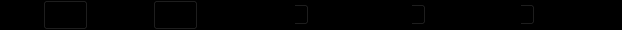
       <widget class="QFrame" name="ctrl1">
        <property name="sizePolicy">
         <sizepolicy hsizetype="Expanding" vsizetype="Maximum">
          <horstretch>0</horstretch>
          <verstretch>0</verstretch>
         </sizepolicy>
        </property>
        <property name="minimumSize">
         <size>
          <width>0</width>
          <height>30</height>
         </size>
        </property>
        <property name="maximumSize">
         <size>
          <width>32767</width>
          <height>30</height>
         </size>
        </property>
        <property name="palette">
         <palette>
          <active>
           <colorrole role="WindowText">
            <brush brushstyle="SolidPattern">
             <color alpha="255">
              <red>0</red>
              <green>0</green>
              <blue>0</blue>
             </color>
            </brush>
           </colorrole>
           <colorrole role="Button">
            <brush brushstyle="SolidPattern">
             <color alpha="255">
              <red>0</red>
              <green>0</green>
              <blue>0</blue>
             </color>
            </brush>
           </colorrole>
           <colorrole role="Light">
            <brush brushstyle="SolidPattern">
             <color alpha="255">
              <red>0</red>
              <green>0</green>
              <blue>0</blue>
             </color>
            </brush>
           </colorrole>
           <colorrole role="Midlight">
            <brush brushstyle="SolidPattern">
             <color alpha="255">
              <red>0</red>
              <green>0</green>
              <blue>0</blue>
             </color>
            </brush>
           </colorrole>
           <colorrole role="Dark">
            <brush brushstyle="SolidPattern">
             <color alpha="255">
              <red>0</red>
              <green>0</green>
              <blue>0</blue>
             </color>
            </brush>
           </colorrole>
           <colorrole role="Mid">
            <brush brushstyle="SolidPattern">
             <color alpha="255">
              <red>0</red>
              <green>0</green>
              <blue>0</blue>
             </color>
            </brush>
           </colorrole>
           <colorrole role="Text">
            <brush brushstyle="SolidPattern">
             <color alpha="255">
              <red>0</red>
              <green>0</green>
              <blue>0</blue>
             </color>
            </brush>
           </colorrole>
           <colorrole role="BrightText">
            <brush brushstyle="SolidPattern">
             <color alpha="255">
              <red>0</red>
              <green>0</green>
              <blue>0</blue>
             </color>
            </brush>
           </colorrole>
           <colorrole role="ButtonText">
            <brush brushstyle="SolidPattern">
             <color alpha="255">
              <red>0</red>
              <green>0</green>
              <blue>0</blue>
             </color>
            </brush>
           </colorrole>
           <colorrole role="Base">
            <brush brushstyle="SolidPattern">
             <color alpha="255">
              <red>0</red>
              <green>0</green>
              <blue>0</blue>
             </color>
            </brush>
           </colorrole>
           <colorrole role="Window">
            <brush brushstyle="SolidPattern">
             <color alpha="255">
              <red>0</red>
              <green>0</green>
              <blue>0</blue>
             </color>
            </brush>
           </colorrole>
           <colorrole role="Shadow">
            <brush brushstyle="SolidPattern">
             <color alpha="255">
              <red>0</red>
              <green>0</green>
              <blue>0</blue>
             </color>
            </brush>
           </colorrole>
           <colorrole role="Highlight">
            <brush brushstyle="SolidPattern">
             <color alpha="255">
              <red>0</red>
              <green>0</green>
              <blue>0</blue>
             </color>
            </brush>
           </colorrole>
           <colorrole role="HighlightedText">
            <brush brushstyle="SolidPattern">
             <color alpha="255">
              <red>0</red>
              <green>0</green>
              <blue>0</blue>
             </color>
            </brush>
           </colorrole>
           <colorrole role="Link">
            <brush brushstyle="SolidPattern">
             <color alpha="255">
              <red>0</red>
              <green>0</green>
              <blue>0</blue>
             </color>
            </brush>
           </colorrole>
           <colorrole role="LinkVisited">
            <brush brushstyle="SolidPattern">
             <color alpha="255">
              <red>0</red>
              <green>0</green>
              <blue>0</blue>
             </color>
            </brush>
           </colorrole>
          </active>
          <inactive>
           <colorrole role="WindowText">
            <brush brushstyle="SolidPattern">
             <color alpha="255">
              <red>0</red>
              <green>0</green>
              <blue>0</blue>
             </color>
            </brush>
           </colorrole>
           <colorrole role="Button">
            <brush brushstyle="SolidPattern">
             <color alpha="255">
              <red>0</red>
              <green>0</green>
              <blue>0</blue>
             </color>
            </brush>
           </colorrole>
           <colorrole role="Light">
            <brush brushstyle="SolidPattern">
             <color alpha="255">
              <red>0</red>
              <green>0</green>
              <blue>0</blue>
             </color>
            </brush>
           </colorrole>
           <colorrole role="Midlight">
            <brush brushstyle="SolidPattern">
             <color alpha="255">
              <red>0</red>
              <green>0</green>
              <blue>0</blue>
             </color>
            </brush>
           </colorrole>
           <colorrole role="Dark">
            <brush brushstyle="SolidPattern">
             <color alpha="255">
              <red>0</red>
              <green>0</green>
              <blue>0</blue>
             </color>
            </brush>
           </colorrole>
           <colorrole role="Mid">
            <brush brushstyle="SolidPattern">
             <color alpha="255">
              <red>0</red>
              <green>0</green>
              <blue>0</blue>
             </color>
            </brush>
           </colorrole>
           <colorrole role="Text">
            <brush brushstyle="SolidPattern">
             <color alpha="255">
              <red>0</red>
              <green>0</green>
              <blue>0</blue>
             </color>
            </brush>
           </colorrole>
           <colorrole role="BrightText">
            <brush brushstyle="SolidPattern">
             <color alpha="255">
              <red>0</red>
              <green>0</green>
              <blue>0</blue>
             </color>
            </brush>
           </colorrole>
           <colorrole role="ButtonText">
            <brush brushstyle="SolidPattern">
             <color alpha="255">
              <red>0</red>
              <green>0</green>
              <blue>0</blue>
             </color>
            </brush>
           </colorrole>
           <colorrole role="Base">
            <brush brushstyle="SolidPattern">
             <color alpha="255">
              <red>0</red>
              <green>0</green>
              <blue>0</blue>
             </color>
            </brush>
           </colorrole>
           <colorrole role="Window">
            <brush brushstyle="SolidPattern">
             <color alpha="255">
              <red>0</red>
              <green>0</green>
              <blue>0</blue>
             </color>
            </brush>
           </colorrole>
           <colorrole role="Shadow">
            <brush brushstyle="SolidPattern">
             <color alpha="255">
              <red>0</red>
              <green>0</green>
              <blue>0</blue>
             </color>
            </brush>
           </colorrole>
           <colorrole role="Highlight">
            <brush brushstyle="SolidPattern">
             <color alpha="255">
              <red>0</red>
              <green>0</green>
              <blue>0</blue>
             </color>
            </brush>
           </colorrole>
           <colorrole role="HighlightedText">
            <brush brushstyle="SolidPattern">
             <color alpha="255">
              <red>0</red>
              <green>0</green>
              <blue>0</blue>
             </color>
            </brush>
           </colorrole>
           <colorrole role="Link">
            <brush brushstyle="SolidPattern">
             <color alpha="255">
              <red>0</red>
              <green>0</green>
              <blue>0</blue>
             </color>
            </brush>
           </colorrole>
           <colorrole role="LinkVisited">
            <brush brushstyle="SolidPattern">
             <color alpha="255">
              <red>0</red>
              <green>0</green>
              <blue>0</blue>
             </color>
            </brush>
           </colorrole>
          </inactive>
          <disabled>
           <colorrole role="WindowText">
            <brush brushstyle="SolidPattern">
             <color alpha="255">
              <red>0</red>
              <green>0</green>
              <blue>0</blue>
             </color>
            </brush>
           </colorrole>
           <colorrole role="Button">
            <brush brushstyle="SolidPattern">
             <color alpha="255">
              <red>0</red>
              <green>0</green>
              <blue>0</blue>
             </color>
            </brush>
           </colorrole>
           <colorrole role="Light">
            <brush brushstyle="SolidPattern">
             <color alpha="255">
              <red>0</red>
              <green>0</green>
              <blue>0</blue>
             </color>
            </brush>
           </colorrole>
           <colorrole role="Midlight">
            <brush brushstyle="SolidPattern">
             <color alpha="255">
              <red>0</red>
              <green>0</green>
              <blue>0</blue>
             </color>
            </brush>
           </colorrole>
           <colorrole role="Dark">
            <brush brushstyle="SolidPattern">
             <color alpha="255">
              <red>0</red>
              <green>0</green>
              <blue>0</blue>
             </color>
            </brush>
           </colorrole>
           <colorrole role="Mid">
            <brush brushstyle="SolidPattern">
             <color alpha="255">
              <red>0</red>
              <green>0</green>
              <blue>0</blue>
             </color>
            </brush>
           </colorrole>
           <colorrole role="Text">
            <brush brushstyle="SolidPattern">
             <color alpha="255">
              <red>0</red>
              <green>0</green>
              <blue>0</blue>
             </color>
            </brush>
           </colorrole>
           <colorrole role="BrightText">
            <brush brushstyle="SolidPattern">
             <color alpha="255">
              <red>0</red>
              <green>0</green>
              <blue>0</blue>
             </color>
            </brush>
           </colorrole>
           <colorrole role="ButtonText">
            <brush brushstyle="SolidPattern">
             <color alpha="255">
              <red>0</red>
              <green>0</green>
              <blue>0</blue>
             </color>
            </brush>
           </colorrole>
           <colorrole role="Base">
            <brush brushstyle="SolidPattern">
             <color alpha="255">
              <red>0</red>
              <green>0</green>
              <blue>0</blue>
             </color>
            </brush>
           </colorrole>
           <colorrole role="Window">
            <brush brushstyle="SolidPattern">
             <color alpha="255">
              <red>0</red>
              <green>0</green>
              <blue>0</blue>
             </color>
            </brush>
           </colorrole>
           <colorrole role="Shadow">
            <brush brushstyle="SolidPattern">
             <color alpha="255">
              <red>0</red>
              <green>0</green>
              <blue>0</blue>
             </color>
            </brush>
           </colorrole>
           <colorrole role="Highlight">
            <brush brushstyle="SolidPattern">
             <color alpha="255">
              <red>0</red>
              <green>0</green>
              <blue>0</blue>
             </color>
            </brush>
           </colorrole>
           <colorrole role="HighlightedText">
            <brush brushstyle="SolidPattern">
             <color alpha="255">
              <red>0</red>
              <green>0</green>
              <blue>0</blue>
             </color>
            </brush>
           </colorrole>
           <colorrole role="Link">
            <brush brushstyle="SolidPattern">
             <color alpha="255">
              <red>0</red>
              <green>0</green>
              <blue>0</blue>
             </color>
            </brush>
           </colorrole>
           <colorrole role="LinkVisited">
            <brush brushstyle="SolidPattern">
             <color alpha="255">
              <red>0</red>
              <green>0</green>
              <blue>0</blue>
             </color>
            </brush>
           </colorrole>
          </disabled>
         </palette>
        </property>
        <property name="frameShape">
         <enum>QFrame::NoFrame</enum>
        </property>
        <property name="frameShadow">
         <enum>QFrame::Plain</enum>
        </property>
        <layout class="QHBoxLayout">
         <property name="spacing">
          <number>10</number>
         </property>
         <property name="margin">
          <number>0</number>
         </property>
         <item>
          <widget class="QFrame" name="rangeframe_2">
           <property name="enabled">
            <bool>true</bool>
           </property>
           <property name="sizePolicy">
            <sizepolicy hsizetype="Minimum" vsizetype="Minimum">
             <horstretch>0</horstretch>
             <verstretch>0</verstretch>
            </sizepolicy>
           </property>
           <property name="frameShape">
            <enum>QFrame::NoFrame</enum>
           </property>
           <property name="frameShadow">
            <enum>QFrame::Raised</enum>
           </property>
           <layout class="QHBoxLayout">
            <property name="spacing">
             <number>2</number>
            </property>
            <property name="margin">
             <number>0</number>
            </property>
            <item>
             <widget class="QLabel" name="rangelabel_2">
              <property name="text">
               <string>Trigger:</string>
              </property>
              <property name="wordWrap">
               <bool>false</bool>
              </property>
             </widget>
            </item>
            <item>
             <widget class="QComboBox" name="trigch">
              <property name="sizePolicy">
               <sizepolicy hsizetype="Maximum" vsizetype="Fixed">
                <horstretch>0</horstretch>
                <verstretch>0</verstretch>
               </sizepolicy>
              </property>
              <property name="minimumSize">
               <size>
                <width>30</width>
                <height>0</height>
               </size>
              </property>
              <property name="maximumSize">
               <size>
                <width>50</width>
                <height>32767</height>
               </size>
              </property>
              <property name="toolTip">
               <string>Primary trigger channel</string>
              </property>
              <item>
               <property name="text">
                <string>A1</string>
               </property>
              </item>
              <item>
               <property name="text">
                <string>A2</string>
               </property>
              </item>
              <item>
               <property name="text">
                <string>A3</string>
               </property>
              </item>
             </widget>
            </item>
            <item>
             <widget class="QLabel" name="tolabel_2">
              <property name="enabled">
               <bool>true</bool>
              </property>
              <property name="text">
               <string>Secondary:</string>
              </property>
              <property name="wordWrap">
               <bool>false</bool>
              </property>
             </widget>
            </item>
            <item>
             <widget class="QComboBox" name="secch">
              <property name="sizePolicy">
               <sizepolicy hsizetype="Maximum" vsizetype="Fixed">
                <horstretch>0</horstretch>
                <verstretch>0</verstretch>
               </sizepolicy>
              </property>
              <property name="maximumSize">
               <size>
                <width>50</width>
                <height>32767</height>
               </size>
              </property>
              <property name="toolTip">
               <string>Secondary trigger channel</string>
              </property>
              <item>
               <property name="text">
                <string>A1</string>
               </property>
              </item>
              <item>
               <property name="text">
                <string>A2</string>
               </property>
              </item>
              <item>
               <property name="text">
                <string>A3</string>
               </property>
              </item>
             </widget>
            </item>
           </layout>
          </widget>
         </item>
         <item>
          <widget class="QFrame" name="pretrigframe">
           <property name="sizePolicy">
            <sizepolicy hsizetype="Minimum" vsizetype="Minimum">
             <horstretch>0</horstretch>
             <verstretch>0</verstretch>
            </sizepolicy>
           </property>
           <property name="frameShape">
            <enum>QFrame::NoFrame</enum>
           </property>
           <property name="frameShadow">
            <enum>QFrame::Raised</enum>
           </property>
           <layout class="QHBoxLayout">
            <property name="spacing">
             <number>5</number>
            </property>
            <property name="margin">
             <number>0</number>
            </property>
            <item>
             <widget class="QLabel" name="pretriglabel">
              <property name="enabled">
               <bool>true</bool>
              </property>
              <property name="toolTip">
               <string/>
              </property>
              <property name="text">
               <string>Pre trig:</string>
              </property>
              <property name="wordWrap">
               <bool>false</bool>
              </property>
             </widget>
            </item>
            <item>
             <widget class="QSpinBox" name="pretrig">
              <property name="enabled">
               <bool>true</bool>
              </property>
              <property name="toolTip">
               <string>Part of window before the trigger, in ms.</string>
              </property>
              <property name="prefix">
               <string/>
              </property>
              <property name="minimum">
               <number>0</number>
              </property>
              <property name="maximum">
               <number>1000</number>
              </property>
              <property name="singleStep">
               <number>10</number>
              </property>
              <property name="value">
               <number>10</number>
              </property>
             </widget>
            </item>
           </layout>
          </widget>
         </item>
         <item>
          <widget class="QFrame" name="posttrigframe">
           <property name="sizePolicy">
            <sizepolicy hsizetype="Minimum" vsizetype="Minimum">
             <horstretch>0</horstretch>
             <verstretch>0</verstretch>
            </sizepolicy>
           </property>
           <property name="frameShape">
            <enum>QFrame::NoFrame</enum>
           </property>
           <property name="frameShadow">
            <enum>QFrame::Raised</enum>
           </property>
           <layout class="QHBoxLayout">
            <property name="spacing">
             <number>5</number>
            </property>
            <property name="margin">
             <number>0</number>
            </property>
            <item>
             <widget class="QLabel" name="posttriglabel">
              <property name="text">
               <string>Post trig:</string>
              </property>
              <property name="wordWrap">
               <bool>false</bool>
              </property>
             </widget>
            </item>
            <item>
             <widget class="QSpinBox" name="posttrig">
              <property name="toolTip">
               <string>Part of window after the trigger, in ms.</string>
              </property>
              <property name="prefix">
               <string/>
              </property>
              <property name="minimum">
               <number>10</number>
              </property>
              <property name="maximum">
               <number>1000</number>
              </property>
              <property name="singleStep">
               <number>10</number>
              </property>
              <property name="value">
               <number>40</number>
              </property>
             </widget>
            </item>
           </layout>
          </widget>
         </item>
         <item>
          <widget class="QFrame" name="triggersframe">
           <property name="sizePolicy">
            <sizepolicy hsizetype="Minimum" vsizetype="Minimum">
             <horstretch>0</horstretch>
             <verstretch>0</verstretch>
            </sizepolicy>
           </property>
           <property name="frameShape">
            <enum>QFrame::NoFrame</enum>
           </property>
           <property name="frameShadow">
            <enum>QFrame::Raised</enum>
           </property>
           <layout class="QHBoxLayout">
            <property name="spacing">
             <number>5</number>
            </property>
            <property name="margin">
             <number>0</number>
            </property>
            <item>
             <widget class="QLabel" name="triggerslabel">
              <property name="enabled">
               <bool>true</bool>
              </property>
              <property name="toolTip">
               <string/>
              </property>
              <property name="text">
               <string>Pix/Trial:</string>
              </property>
              <property name="wordWrap">
               <bool>false</bool>
              </property>
             </widget>
            </item>
            <item>
             <widget class="QSpinBox" name="pixpertrig">
              <property name="enabled">
               <bool>true</bool>
              </property>
              <property name="toolTip">
               <string>Qt::Vertical pixels per trial</string>
              </property>
              <property name="prefix">
               <string/>
              </property>
              <property name="minimum">
               <number>1</number>
              </property>
              <property name="maximum">
               <number>100</number>
              </property>
              <property name="singleStep">
               <number>1</number>
              </property>
              <property name="value">
               <number>5</number>
              </property>
             </widget>
            </item>
           </layout>
          </widget>
         </item>
         <item>
          <widget class="QFrame" name="symbolsizeframe">
           <property name="sizePolicy">
            <sizepolicy hsizetype="Minimum" vsizetype="Minimum">
             <horstretch>0</horstretch>
             <verstretch>0</verstretch>
            </sizepolicy>
           </property>
           <property name="frameShape">
            <enum>QFrame::NoFrame</enum>
           </property>
           <property name="frameShadow">
            <enum>QFrame::Raised</enum>
           </property>
           <layout class="QHBoxLayout">
            <property name="spacing">
             <number>5</number>
            </property>
            <property name="margin">
             <number>0</number>
            </property>
           </layout>
          </widget>
         </item>
         <item>
          <spacer name="ctrl1_spacer">
           <property name="orientation">
            <enum>Qt::Horizontal</enum>
           </property>
           <property name="sizeType">
            <enum>QSizePolicy::Expanding</enum>
           </property>
           <property name="sizeHint" stdset="0">
            <size>
             <width>20</width>
             <height>20</height>
            </size>
           </property>
          </spacer>
         </item>
         <item>
          <widget class="QCheckBox" name="dbxon">
           <property name="toolTip">
            <string>Enable debug output</string>
           </property>
           <property name="text">
            <string>Dbx</string>
           </property>
           <property name="checked">
            <bool>false</bool>
           </property>
          </widget>
         </item>
        </layout>
       </widget>
